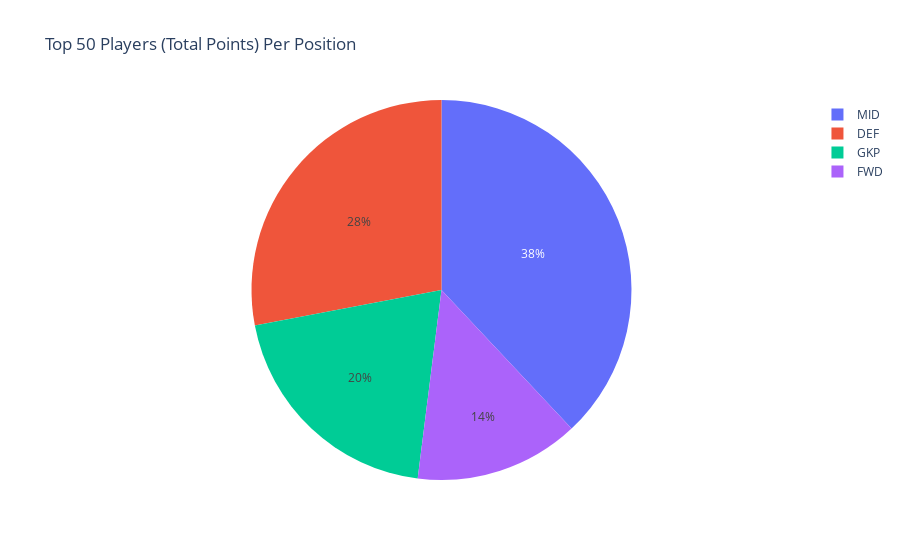

Source (notebook cell):
### Markdown cell above
### Top 50 Players (Total Points) per Position - Data Visualization

### Code cell
#Pie chart that shows the percentage of top 50 players (according to total points) per position
top_50_players_total_points = draft_selection_stats.sort_values('total_points', ascending=False).head(50)
position_prop_total_points = top_50_players_total_points.groupby('position').count().reset_index()
fig4 = px.pie(position_prop_total_points, values='player', names='position', title='Top 50 Players (Total Points) Per Position')
fig4

### Figure 1 — Plotly figure (JSON) as saved in the notebook; plotly's stock layout.template omitted (floating-point values rounded to 4 significant figures)
{"data": [{"domain": {"x": [0, 1], "y": [0, 1]}, "hovertemplate": "position=%{label}<br>player=%{value}<extra></extra>", "labels": ["DEF", "FWD", "GKP", "MID"], "legendgroup": "", "name": "", "showlegend": true, "type": "pie", "values": [14, 7, 10, 19]}], "layout": {"legend": {"tracegroupgap": 0}, "title": {"text": "Top 50 Players (Total Points) Per Position"}}}
